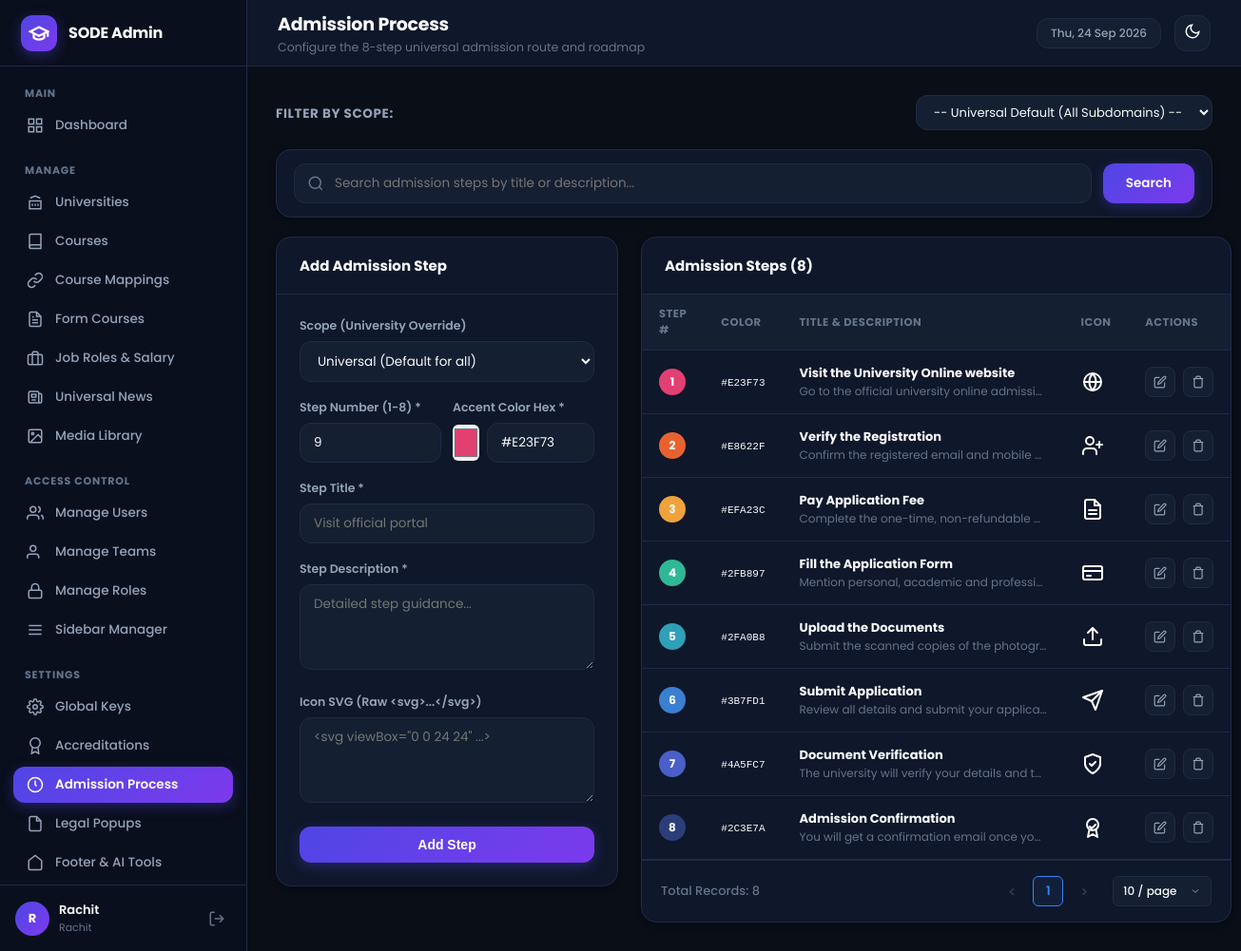
Screenshot of /admin/modules/admission_process/index.php (signed in) with the database file from the repository.
### tables this page shows
CREATE TABLE IF NOT EXISTS `sidebar_items` (
  `id` INT UNSIGNED AUTO_INCREMENT PRIMARY KEY,
  `display_name` VARCHAR(100) NOT NULL,
  `page_route` VARCHAR(255) NOT NULL,
  `sort_order` INT DEFAULT 0,
  `active_page_key` VARCHAR(100) NOT NULL,
  `rbac_module_key` VARCHAR(100) NOT NULL,
  `menu_section` VARCHAR(100) DEFAULT 'Manage',
  `icon_svg` TEXT NULL,
  `is_superadmin_only` TINYINT(1) DEFAULT 0,
  `is_active` TINYINT(1) DEFAULT 1,
  `created_at` TIMESTAMP DEFAULT CURRENT_TIMESTAMP
);

CREATE TABLE IF NOT EXISTS `admission_process_steps` (
  `id` INT UNSIGNED AUTO_INCREMENT PRIMARY KEY,
  `university_id` INT UNSIGNED NULL,
  `step_number` TINYINT UNSIGNED NOT NULL,
  `color_hex` VARCHAR(20) NOT NULL DEFAULT '#3B7FD1',
  `title` VARCHAR(255) NOT NULL,
  `description` TEXT NOT NULL,
  `icon_svg` TEXT NULL,
  CONSTRAINT `fk_aps_uni` FOREIGN KEY (`university_id`) REFERENCES `universities` (`id`) ON DELETE CASCADE
);

### admin/modules/admission_process/index.php (the view, shortened to what the rows shown need)
<?php
$active_page_key = 'admission_process';
$db = get_db_connection();
$selected_uni_id = isset($_GET['uni_id']) && $_GET['uni_id'] !== '' ? (int)$_GET['uni_id'] : null;
$search = trim($_GET['q'] ?? '');
$pagination = sode_get_pagination_params(10);
$page = $pagination['page'];
$per_page = $pagination['per_page'];
$offset = $pagination['offset'];
$where_clauses = [];
$params = [];
if ($selected_uni_id) {
    $where_clauses[] = "university_id = :uni_id";
    $params[':uni_id'] = $selected_uni_id;
} else {
    $where_clauses[] = "university_id IS NULL";
}
$where_sql = "WHERE " . implode(" AND ", $where_clauses);
$count_stmt = $db->prepare("SELECT COUNT(*) FROM admission_process_steps $where_sql");
$count_stmt->execute($params);
$total_steps = (int)$count_stmt->fetchColumn();
$query = "SELECT * FROM admission_process_steps $where_sql ORDER BY step_number ASC, id ASC LIMIT :limit OFFSET :offset";
$stmt = $db->prepare($query);
$stmt->bindValue(':limit', $per_page, PDO::PARAM_INT);
$stmt->bindValue(':offset', $offset, PDO::PARAM_INT);
$stmt->execute();
$steps = $stmt->fetchAll();
require_once ADMIN_PATH . '/includes/header.php';
?>
<div class="split-layout">
    <div class="admin-card">
        <div class="table-responsive">
            <table class="admin-table">
                <thead>
                    <tr>
                        <th>Step #</th>
                        <th>Color</th>
                        <th>Title & Description</th>
                        <th>Icon</th>
                        <th>Actions</th>
                    </tr>
                </thead>
                <tbody>
                    <?php if (empty($steps)): ?>
                        <tr><td colspan="5" style="text-align:center; padding:32px; color:var(--text-dim);"><?php echo $search !== '' ? 'No steps match your search query "' . htmlspecialchars($search) . '".' : 'No steps defined for this scope.'; ?></td></tr>
                    <?php else: ?>
                        <?php foreach ($steps as $s): ?>
                            <tr>
                                <td>
                                    <div style="width:28px; height:28px; border-radius:50%; background:<?php echo htmlspecialchars($s['color_hex']); ?>; color:#fff; display:flex; align-items:center; justify-content:center; font-weight:700; font-size:12px;">
                                        <?php echo $s['step_number']; ?>
                                    </div>
                                </td>
                                <td>
                                    <code style="font-size:11px;"><?php echo htmlspecialchars($s['color_hex']); ?></code>
                                </td>
                                <td>
                                    <strong><?php echo htmlspecialchars($s['title']); ?></strong>
                                    <div style="font-size:12px; color:var(--text-dim); max-width:260px; white-space:nowrap; overflow:hidden; text-overflow:ellipsis;">
                                        <?php echo htmlspecialchars($s['description']); ?>
                                    </div>
                                </td>
                                <td style="width:30px;">
                                    <?php if (!empty($s['icon_svg'])): ?>
                                        <div style="width:24px; height:24px; color:var(--primary);"><?php echo $s['icon_svg']; ?></div>
                                    <?php else: ?>
                                        <span style="color:var(--text-dim);">-</span>
                                    <?php endif; ?>
                                </td>
                                <td>
                                    <div class="table-actions">
                                        <?php echo rbac_render_edit_button(BASE_URL . '/modules/admission_process/index.php?edit_id=' . $s['id'] . ($selected_uni_id ? '&uni_id=' . $selected_uni_id : ''), 'Edit'); ?>
                                        <?php echo rbac_render_delete_button($s['id'], 'Delete'); ?>
                                    </div>
                                </td>
                            </tr>
                        <?php endforeach; ?>
                    <?php endif; ?>
                </tbody>
            </table>
        </div>
        <?php echo sode_render_pagination($total_steps, $page, $per_page); ?>
    </div>
</div>
<?php
require_once ADMIN_PATH . '/includes/footer.php';
?>

### admin/includes/sidebar.php (shortened to what the rows shown need)
<?php
$sidebar_items = get_user_sidebar_items();
$grouped_items = [];
foreach ($sidebar_items as $item) {
    $section = !empty($item['menu_section']) ? strtoupper($item['menu_section']) : 'MANAGE';
    $grouped_items[$section][] = $item;
}
if (empty($active_page_key)) {
    $current_script = str_replace('\\', '/', $_SERVER['SCRIPT_NAME'] ?? $_SERVER['PHP_SELF'] ?? '');
    if (preg_match('#/modules/([^/]+)/#', $current_script, $matches)) {
        $current_page_key = $matches[1];
    } elseif (strpos($current_script, 'dashboard.php') !== false) {
        $current_page_key = 'dashboard';
    } else {
        $current_page_key = '';
    }
} else {
    $current_page_key = $active_page_key;
}
?>
<aside class="app-sidebar" id="app-sidebar">
    <nav class="sidebar-nav">
        <?php foreach ($grouped_items as $section_title => $section_items): ?>
            <div class="nav-section">
                <div class="nav-section-title"><?php echo htmlspecialchars($section_title); ?></div>
                <ul class="nav-list">
                    <?php foreach ($section_items as $item):
                        $route = (strpos($item['page_route'], 'http') === 0) ? $item['page_route'] : BASE_URL . '/' . ltrim($item['page_route'], '/');
                        $is_active = ($current_page_key !== '' && $current_page_key === $item['active_page_key']);
                    ?>
                        <li class="nav-item <?php echo $is_active ? 'active' : ''; ?>">
                            <a href="<?php echo htmlspecialchars($route); ?>">
                                <?php if (!empty($item['icon_svg'])): ?>
                                    <?php echo $item['icon_svg']; ?>
                                <?php else: ?>
                                    <svg width="18" height="18" viewBox="0 0 24 24" fill="none" stroke="currentColor" stroke-width="2"><circle cx="12" cy="12" r="4"></circle></svg>
                                <?php endif; ?>
                                <span><?php echo htmlspecialchars($item['display_name']); ?></span>
                            </a>
                        </li>
                    <?php endforeach; ?>
                </ul>
            </div>
        <?php endforeach; ?>
    </nav>
</aside>

### admin/includes/rbac.php (shortened to what the rows shown need)
<?php
function is_superadmin() {
    return !empty($_SESSION['is_superadmin']);
}
function user_can($action, $team_id = null) {
    if (is_superadmin()) {
        return true;
    }
    $perm = null;
    $act = strtolower(trim($action));
    $col = 'can_' . $act;
    return !empty($perm[$col]);
}
function can_update($team_id = null) { return user_can('update', $team_id); }
function can_delete($team_id = null) { return user_can('delete', $team_id); }
function rbac_render_edit_button($url, $title = 'Edit', $custom_class = 'action-btn') {
    $can = can_update();
    if ($can) {
        return '<a href="' . htmlspecialchars($url) . '" class="' . htmlspecialchars($custom_class) . '" title="' . htmlspecialchars($title) . '">'
            . '<svg width="14" height="14" viewBox="0 0 24 24" fill="none" stroke="currentColor" stroke-width="2"><path d="M11 4H4a2 2 0 0 0-2 2v14a2 2 0 0 0 2 2h14a2 2 0 0 0 2-2v-7"></path><path d="M18.5 2.5a2.121 2.121 0 0 1 3 3L12 15l-4 1 1-4 9.5-9.5z"></path></svg>'
            . '</a>';
    }
}
function rbac_render_delete_button($id, $title = 'Delete', $action_name = 'delete', $extra_post_fields = []) {
    $can = can_delete();
    if ($can) {
        $csrf = function_exists('csrf_field') ? csrf_field() : '';
        $html = '<form method="POST" action="" class="confirm-delete" style="display:inline;">'
            . $csrf
            . '<input type="hidden" name="action" value="' . htmlspecialchars($action_name) . '">'
            . '<input type="hidden" name="id" value="' . (int)$id . '">';
        $html .= '<button type="submit" class="action-btn delete-btn" title="' . htmlspecialchars($title) . '">'
            . '<svg width="14" height="14" viewBox="0 0 24 24" fill="none" stroke="currentColor" stroke-width="2"><polyline points="3 6 5 6 21 6"></polyline><path d="M19 6v14a2 2 0 0 1-2 2H7a2 2 0 0 1-2-2V6m3 0V4a2 2 0 0 1 2-2h4a2 2 0 0 1 2 2v2"></path></svg>'
            . '</button></form>';
        return $html;
    }
}
    ?>
    <?php
function get_user_sidebar_items() {
    $db = get_db_connection();
    if (is_superadmin()) {
        $stmt = $db->query("SELECT * FROM sidebar_items WHERE is_active = 1 ORDER BY sort_order ASC, id ASC");
        $items = $stmt->fetchAll();
        if (!empty($items)) return $items;
    }
    $role_id = $_SESSION['user_role_id'] ?? 0;
    $stmt = $db->prepare("
        SELECT si.*
        FROM sidebar_items si
        INNER JOIN role_sidebar_access rsa ON si.id = rsa.sidebar_item_id
        WHERE rsa.role_id = :role_id AND si.is_active = 1 AND si.is_superadmin_only = 0
        ORDER BY si.sort_order ASC, si.id ASC
    ");
    $stmt->execute(['role_id' => $role_id]);
    return $stmt->fetchAll();
}

### admin/includes/helpers.php (shortened to what the rows shown need)
<?php
function csrf_token() {
    return $_SESSION['csrf_token'];
}
function csrf_field() {
    return '<input type="hidden" name="csrf_token" value="' . htmlspecialchars(csrf_token()) . '">';
}
if (!function_exists('sode_get_pagination_params')) {
    function sode_get_pagination_params($default_per_page = 10, $allowed = [10, 25, 50, 100], $page_key = 'page', $per_page_key = 'per_page') {
        $page = isset($_GET[$page_key]) ? (int)$_GET[$page_key] : 1;
        $per_page = isset($_GET[$per_page_key]) ? (int)$_GET[$per_page_key] : $default_per_page;
        $offset = ($page - 1) * $per_page;
        return [
            'page'     => $page,
            'per_page' => $per_page,
            'offset'   => $offset
        ];
    }
}
if (!function_exists('sode_render_pagination')) {
    function sode_render_pagination($total_records, $current_page, $per_page, $allowed = [10, 25, 50, 100], $page_key = 'page', $per_page_key = 'per_page') {
        $total_records = max(0, (int)$total_records);
        $per_page = max(1, (int)$per_page);
        $total_pages = max(1, (int)ceil($total_records / $per_page));
        $current_page = max(1, min((int)$current_page, $total_pages));
        $pages = [];
        if ($total_pages <= 7) {
            for ($i = 1; $i <= $total_pages; $i++) {
                $pages[] = $i;
            }
        }
        ?>
        <div class="sode-pagination-bar">
            <div class="sode-pagination-left">
                <span class="sode-pagination-total">Total Records: <?php echo number_format($total_records); ?></span>
            </div>
        </div>
        <?php
        return ob_get_clean();
    }
}

### rows the page displays
sidebar_items: display_name "Dashboard"
sidebar_items: display_name "Universities"
sidebar_items: display_name "Courses"
sidebar_items: display_name "Course Mappings"
sidebar_items: display_name "Form Courses"
sidebar_items: display_name "Job Roles & Salary"
sidebar_items: display_name "Universal News"
sidebar_items: display_name "Media Library"
sidebar_items: display_name "Manage Users"
sidebar_items: display_name "Manage Teams"
sidebar_items: display_name "Manage Roles"
sidebar_items: display_name "Sidebar Manager"
sidebar_items: display_name "Global Keys"
sidebar_items: display_name "Accreditations"
sidebar_items: display_name "Admission Process"
sidebar_items: display_name "Legal Popups"
sidebar_items: display_name "Footer & AI Tools"
admission_process_steps: step_number "1", color_hex "#E23F73", title "Visit the University Online website", description "Go to the official university online admissi…"
admission_process_steps: step_number "2", color_hex "#E8622F", title "Verify the Registration", description "Confirm the registered email and mobile…"
admission_process_steps: step_number "3", color_hex "#EFA23C", title "Pay Application Fee", description "Complete the one-time, non-refundable…"
admission_process_steps: step_number "4", color_hex "#2FB897", title "Fill the Application Form", description "Mention personal, academic and professi…"
admission_process_steps: step_number "5", color_hex "#2FA0B8", title "Upload the Documents", description "Submit the scanned copies of the photogr…"
admission_process_steps: step_number "6", color_hex "#3B7FD1", title "Submit Application", description "Review all details and submit your applic…"
admission_process_steps: step_number "7", color_hex "#4A5FC7", title "Document Verification", description "The university will verify your details and t…"
admission_process_steps: step_number "8", color_hex "#2C3E7A", title "Admission Confirmation", description "You will get a confirmation email once yo…", id "8"

### other values shown
APP_NAME "SODE Admin"
$section_title "MAIN"
$section_title "MANAGE"
$section_title "ACCESS CONTROL"
$section_title "SETTINGS"
get_user_initials($current_user['name']) "R"
$current_user['name'] "Rachit"
$current_user['role_name'] "Rachit"
$page_title "Admission Process"
$page_subtitle "Configure the 8-step universal admission route and roadmap"
$total_steps "8"
$p "1"
form field value "10 / page"
